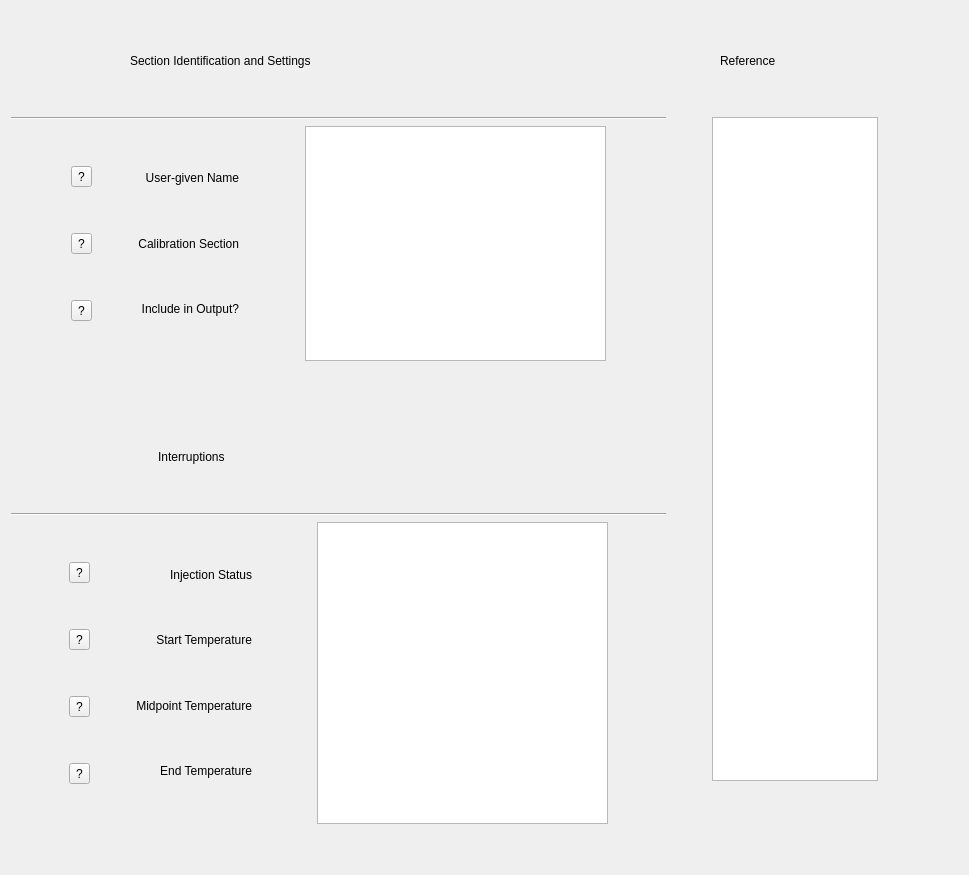
           <widget class="QWidget" name="sections_tab">
            <attribute name="title">
             <string>Section Characterization</string>
            </attribute>
            <layout class="QGridLayout" name="gridLayout_3">
             <item row="0" column="0">
              <layout class="QHBoxLayout" name="horizontalLayout_11" stretch="16,6,0">
               <item>
                <layout class="QVBoxLayout" name="verticalLayout_19">
                 <item>
                  <layout class="QVBoxLayout" name="verticalLayout_20" stretch="0,0,0,0,0,0">
                   <item>
                    <spacer name="verticalSpacer_56">
                     <property name="orientation">
                      <enum>Qt::Vertical</enum>
                     </property>
                     <property name="sizeHint" stdset="0">
                      <size>
                       <width>20</width>
                       <height>40</height>
                      </size>
                     </property>
                    </spacer>
                   </item>
                   <item>
                    <layout class="QHBoxLayout" name="horizontalLayout_12" stretch="1,0,3">
                     <item>
                      <spacer name="horizontalSpacer_30">
                       <property name="orientation">
                        <enum>Qt::Horizontal</enum>
                       </property>
                       <property name="sizeHint" stdset="0">
                        <size>
                         <width>40</width>
                         <height>20</height>
                        </size>
                       </property>
                      </spacer>
                     </item>
                     <item>
                      <widget class="QLabel" name="rig_convert_label_2">
                       <property name="text">
                        <string>Section Identification and Settings</string>
                       </property>
                      </widget>
                     </item>
                     <item>
                      <spacer name="horizontalSpacer_31">
                       <property name="orientation">
                        <enum>Qt::Horizontal</enum>
                       </property>
                       <property name="sizeHint" stdset="0">
                        <size>
                         <width>40</width>
                         <height>20</height>
                        </size>
                       </property>
                      </spacer>
                     </item>
                    </layout>
                   </item>
                   <item>
                    <spacer name="verticalSpacer_57">
                     <property name="orientation">
                      <enum>Qt::Vertical</enum>
                     </property>
                     <property name="sizeHint" stdset="0">
                      <size>
                       <width>20</width>
                       <height>40</height>
                      </size>
                     </property>
                    </spacer>
                   </item>
                   <item>
                    <widget class="Line" name="line_3">
                     <property name="orientation">
                      <enum>Qt::Horizontal</enum>
                     </property>
                    </widget>
                   </item>
                   <item>
                    <layout class="QHBoxLayout" name="horizontalLayout_27" stretch="1,0,0,1,1,5,1">
                     <item>
                      <spacer name="horizontalSpacer_77">
                       <property name="orientation">
                        <enum>Qt::Horizontal</enum>
                       </property>
                       <property name="sizeHint" stdset="0">
                        <size>
                         <width>40</width>
                         <height>20</height>
                        </size>
                       </property>
                      </spacer>
                     </item>
                     <item>
                      <layout class="QVBoxLayout" name="verticalLayout_46">
                       <item>
                        <spacer name="verticalSpacer_145">
                         <property name="orientation">
                          <enum>Qt::Vertical</enum>
                         </property>
                         <property name="sizeHint" stdset="0">
                          <size>
                           <width>20</width>
                           <height>40</height>
                          </size>
                         </property>
                        </spacer>
                       </item>
                       <item>
                        <widget class="QToolButton" name="help_key">
                         <property name="text">
                          <string>?</string>
                         </property>
                        </widget>
                       </item>
                       <item>
                        <spacer name="verticalSpacer_146">
                         <property name="orientation">
                          <enum>Qt::Vertical</enum>
                         </property>
                         <property name="sizeHint" stdset="0">
                          <size>
                           <width>20</width>
                           <height>40</height>
                          </size>
                         </property>
                        </spacer>
                       </item>
                       <item>
                        <widget class="QToolButton" name="help_cal_seg">
                         <property name="text">
                          <string>?</string>
                         </property>
                        </widget>
                       </item>
                       <item>
                        <spacer name="verticalSpacer_147">
                         <property name="orientation">
                          <enum>Qt::Vertical</enum>
                         </property>
                         <property name="sizeHint" stdset="0">
                          <size>
                           <width>20</width>
                           <height>40</height>
                          </size>
                         </property>
                        </spacer>
                       </item>
                       <item>
                        <widget class="QToolButton" name="help_auto_ind_include">
                         <property name="text">
                          <string>?</string>
                         </property>
                        </widget>
                       </item>
                       <item>
                        <spacer name="verticalSpacer_148">
                         <property name="orientation">
                          <enum>Qt::Vertical</enum>
                         </property>
                         <property name="sizeHint" stdset="0">
                          <size>
                           <width>20</width>
                           <height>40</height>
                          </size>
                         </property>
                        </spacer>
                       </item>
                      </layout>
                     </item>
                     <item>
                      <spacer name="horizontalSpacer_78">
                       <property name="orientation">
                        <enum>Qt::Horizontal</enum>
                       </property>
                       <property name="sizeHint" stdset="0">
                        <size>
                         <width>40</width>
                         <height>20</height>
                        </size>
                       </property>
                      </spacer>
                     </item>
                     <item>
                      <layout class="QVBoxLayout" name="verticalLayout_45">
                       <item>
                        <spacer name="verticalSpacer_140">
                         <property name="orientation">
                          <enum>Qt::Vertical</enum>
                         </property>
                         <property name="sizeHint" stdset="0">
                          <size>
                           <width>20</width>
                           <height>40</height>
                          </size>
                         </property>
                        </spacer>
                       </item>
                       <item>
                        <widget class="QLabel" name="key_label">
                         <property name="text">
                          <string>User-given Name</string>
                         </property>
                         <property name="alignment">
                          <set>Qt::AlignRight|Qt::AlignTrailing|Qt::AlignVCenter</set>
                         </property>
                        </widget>
                       </item>
                       <item>
                        <spacer name="verticalSpacer_141">
                         <property name="orientation">
                          <enum>Qt::Vertical</enum>
                         </property>
                         <property name="sizeHint" stdset="0">
                          <size>
                           <width>20</width>
                           <height>40</height>
                          </size>
                         </property>
                        </spacer>
                       </item>
                       <item>
                        <widget class="QLabel" name="cal_seg_label">
                         <property name="text">
                          <string>Calibration Section</string>
                         </property>
                         <property name="alignment">
                          <set>Qt::AlignRight|Qt::AlignTrailing|Qt::AlignVCenter</set>
                         </property>
                        </widget>
                       </item>
                       <item>
                        <spacer name="verticalSpacer_142">
                         <property name="orientation">
                          <enum>Qt::Vertical</enum>
                         </property>
                         <property name="sizeHint" stdset="0">
                          <size>
                           <width>20</width>
                           <height>40</height>
                          </size>
                         </property>
                        </spacer>
                       </item>
                       <item>
                        <widget class="QLabel" name="auto_ind_include_label">
                         <property name="text">
                          <string>Include in Output?</string>
                         </property>
                         <property name="alignment">
                          <set>Qt::AlignRight|Qt::AlignTrailing|Qt::AlignVCenter</set>
                         </property>
                        </widget>
                       </item>
                       <item>
                        <spacer name="verticalSpacer_143">
                         <property name="orientation">
                          <enum>Qt::Vertical</enum>
                         </property>
                         <property name="sizeHint" stdset="0">
                          <size>
                           <width>20</width>
                           <height>40</height>
                          </size>
                         </property>
                        </spacer>
                       </item>
                      </layout>
                     </item>
                     <item>
                      <spacer name="horizontalSpacer_79">
                       <property name="orientation">
                        <enum>Qt::Horizontal</enum>
                       </property>
                       <property name="sizeHint" stdset="0">
                        <size>
                         <width>40</width>
                         <height>20</height>
                        </size>
                       </property>
                      </spacer>
                     </item>
                     <item>
                      <widget class="QTableWidget" name="sections_char_table"/>
                     </item>
                     <item>
                      <spacer name="horizontalSpacer_80">
                       <property name="orientation">
                        <enum>Qt::Horizontal</enum>
                       </property>
                       <property name="sizeHint" stdset="0">
                        <size>
                         <width>40</width>
                         <height>20</height>
                        </size>
                       </property>
                      </spacer>
                     </item>
                    </layout>
                   </item>
                   <item>
                    <spacer name="verticalSpacer_66">
                     <property name="orientation">
                      <enum>Qt::Vertical</enum>
                     </property>
                     <property name="sizeHint" stdset="0">
                      <size>
                       <width>20</width>
                       <height>40</height>
                      </size>
                     </property>
                    </spacer>
                   </item>
                  </layout>
                 </item>
                 <item>
                  <layout class="QVBoxLayout" name="verticalLayout_23" stretch="0,0,0,0,1,0">
                   <item>
                    <spacer name="verticalSpacer_67">
                     <property name="orientation">
                      <enum>Qt::Vertical</enum>
                     </property>
                     <property name="sizeHint" stdset="0">
                      <size>
                       <width>20</width>
                       <height>40</height>
                      </size>
                     </property>
                    </spacer>
                   </item>
                   <item>
                    <layout class="QHBoxLayout" name="horizontalLayout_14" stretch="1,0,3">
                     <item>
                      <spacer name="horizontalSpacer_37">
                       <property name="orientation">
                        <enum>Qt::Horizontal</enum>
                       </property>
                       <property name="sizeHint" stdset="0">
                        <size>
                         <width>40</width>
                         <height>20</height>
                        </size>
                       </property>
                      </spacer>
                     </item>
                     <item>
                      <widget class="QLabel" name="convert_temp_label_5">
                       <property name="text">
                        <string>Interruptions</string>
                       </property>
                      </widget>
                     </item>
                     <item>
                      <spacer name="horizontalSpacer_38">
                       <property name="orientation">
                        <enum>Qt::Horizontal</enum>
                       </property>
                       <property name="sizeHint" stdset="0">
                        <size>
                         <width>40</width>
                         <height>20</height>
                        </size>
                       </property>
                      </spacer>
                     </item>
                    </layout>
                   </item>
                   <item>
                    <spacer name="verticalSpacer_68">
                     <property name="orientation">
                      <enum>Qt::Vertical</enum>
                     </property>
                     <property name="sizeHint" stdset="0">
                      <size>
                       <width>20</width>
                       <height>40</height>
                      </size>
                     </property>
                    </spacer>
                   </item>
                   <item>
                    <widget class="Line" name="line_4">
                     <property name="orientation">
                      <enum>Qt::Horizontal</enum>
                     </property>
                    </widget>
                   </item>
                   <item>
                    <layout class="QHBoxLayout" name="horizontalLayout_26" stretch="1,0,0,1,1,5,1">
                     <item>
                      <spacer name="horizontalSpacer_73">
                       <property name="orientation">
                        <enum>Qt::Horizontal</enum>
                       </property>
                       <property name="sizeHint" stdset="0">
                        <size>
                         <width>40</width>
                         <height>20</height>
                        </size>
                       </property>
                      </spacer>
                     </item>
                     <item>
                      <layout class="QVBoxLayout" name="verticalLayout_43">
                       <item>
                        <spacer name="verticalSpacer_134">
                         <property name="orientation">
                          <enum>Qt::Vertical</enum>
                         </property>
                         <property name="sizeHint" stdset="0">
                          <size>
                           <width>20</width>
                           <height>40</height>
                          </size>
                         </property>
                        </spacer>
                       </item>
                       <item>
                        <widget class="QToolButton" name="help_auto_ind_injection">
                         <property name="text">
                          <string>?</string>
                         </property>
                        </widget>
                       </item>
                       <item>
                        <spacer name="verticalSpacer_135">
                         <property name="orientation">
                          <enum>Qt::Vertical</enum>
                         </property>
                         <property name="sizeHint" stdset="0">
                          <size>
                           <width>20</width>
                           <height>40</height>
                          </size>
                         </property>
                        </spacer>
                       </item>
                       <item>
                        <widget class="QToolButton" name="help_startpoint">
                         <property name="text">
                          <string>?</string>
                         </property>
                        </widget>
                       </item>
                       <item>
                        <spacer name="verticalSpacer_136">
                         <property name="orientation">
                          <enum>Qt::Vertical</enum>
                         </property>
                         <property name="sizeHint" stdset="0">
                          <size>
                           <width>20</width>
                           <height>40</height>
                          </size>
                         </property>
                        </spacer>
                       </item>
                       <item>
                        <widget class="QToolButton" name="help_midpoint">
                         <property name="text">
                          <string>?</string>
                         </property>
                        </widget>
                       </item>
                       <item>
                        <spacer name="verticalSpacer_137">
                         <property name="orientation">
                          <enum>Qt::Vertical</enum>
                         </property>
                         <property name="sizeHint" stdset="0">
                          <size>
                           <width>20</width>
                           <height>40</height>
                          </size>
                         </property>
                        </spacer>
                       </item>
                       <item>
                        <widget class="QToolButton" name="help_endpoint">
                         <property name="text">
                          <string>?</string>
                         </property>
                        </widget>
                       </item>
                       <item>
                        <spacer name="verticalSpacer_138">
                         <property name="orientation">
                          <enum>Qt::Vertical</enum>
                         </property>
                         <property name="sizeHint" stdset="0">
                          <size>
                           <width>20</width>
                           <height>40</height>
                          </size>
                         </property>
                        </spacer>
                       </item>
                      </layout>
                     </item>
                     <item>
                      <spacer name="horizontalSpacer_74">
                       <property name="orientation">
                        <enum>Qt::Horizontal</enum>
                       </property>
                       <property name="sizeHint" stdset="0">
                        <size>
                         <width>40</width>
                         <height>20</height>
                        </size>
                       </property>
                      </spacer>
                     </item>
                     <item>
                      <layout class="QVBoxLayout" name="verticalLayout_42">
                       <item>
                        <spacer name="verticalSpacer_128">
                         <property name="orientation">
                          <enum>Qt::Vertical</enum>
                         </property>
                         <property name="sizeHint" stdset="0">
                          <size>
                           <width>20</width>
                           <height>40</height>
                          </size>
                         </property>
                        </spacer>
                       </item>
                       <item>
                        <widget class="QLabel" name="auto_ind_injection_label">
                         <property name="text">
                          <string>Injection Status</string>
                         </property>
                         <property name="alignment">
                          <set>Qt::AlignRight|Qt::AlignTrailing|Qt::AlignVCenter</set>
                         </property>
                        </widget>
                       </item>
                       <item>
                        <spacer name="verticalSpacer_129">
                         <property name="orientation">
                          <enum>Qt::Vertical</enum>
                         </property>
                         <property name="sizeHint" stdset="0">
                          <size>
                           <width>20</width>
                           <height>40</height>
                          </size>
                         </property>
                        </spacer>
                       </item>
                       <item>
                        <widget class="QLabel" name="startpoint_label">
                         <property name="text">
                          <string>Start Temperature</string>
                         </property>
                         <property name="alignment">
                          <set>Qt::AlignRight|Qt::AlignTrailing|Qt::AlignVCenter</set>
                         </property>
                        </widget>
                       </item>
                       <item>
                        <spacer name="verticalSpacer_131">
                         <property name="orientation">
                          <enum>Qt::Vertical</enum>
                         </property>
                         <property name="sizeHint" stdset="0">
                          <size>
                           <width>20</width>
                           <height>40</height>
                          </size>
                         </property>
                        </spacer>
                       </item>
                       <item>
                        <widget class="QLabel" name="midpoint_label">
                         <property name="text">
                          <string>Midpoint Temperature</string>
                         </property>
                         <property name="alignment">
                          <set>Qt::AlignRight|Qt::AlignTrailing|Qt::AlignVCenter</set>
                         </property>
                        </widget>
                       </item>
                       <item>
                        <spacer name="verticalSpacer_132">
                         <property name="orientation">
                          <enum>Qt::Vertical</enum>
                         </property>
                         <property name="sizeHint" stdset="0">
                          <size>
                           <width>20</width>
                           <height>40</height>
                          </size>
                         </property>
                        </spacer>
                       </item>
                       <item>
                        <widget class="QLabel" name="endpoint_label">
                         <property name="text">
                          <string>End Temperature</string>
                         </property>
                         <property name="alignment">
                          <set>Qt::AlignRight|Qt::AlignTrailing|Qt::AlignVCenter</set>
                         </property>
                        </widget>
                       </item>
                       <item>
                        <spacer name="verticalSpacer_133">
                         <property name="orientation">
                          <enum>Qt::Vertical</enum>
                         </property>
                         <property name="sizeHint" stdset="0">
                          <size>
                           <width>20</width>
                           <height>40</height>
                          </size>
                         </property>
                        </spacer>
                       </item>
                      </layout>
                     </item>
                     <item>
                      <spacer name="horizontalSpacer_75">
                       <property name="orientation">
                        <enum>Qt::Horizontal</enum>
                       </property>
                       <property name="sizeHint" stdset="0">
                        <size>
                         <width>40</width>
                         <height>20</height>
                        </size>
                       </property>
                      </spacer>
                     </item>
                     <item>
                      <widget class="QTableWidget" name="sections_spec_table"/>
                     </item>
                     <item>
                      <spacer name="horizontalSpacer_76">
                       <property name="orientation">
                        <enum>Qt::Horizontal</enum>
                       </property>
                       <property name="sizeHint" stdset="0">
                        <size>
                         <width>40</width>
                         <height>20</height>
                        </size>
                       </property>
                      </spacer>
                     </item>
                    </layout>
                   </item>
                   <item>
                    <spacer name="verticalSpacer_85">
                     <property name="orientation">
                      <enum>Qt::Vertical</enum>
                     </property>
                     <property name="sizeHint" stdset="0">
                      <size>
                       <width>20</width>
                       <height>40</height>
                      </size>
                     </property>
                    </spacer>
                   </item>
                  </layout>
                 </item>
                </layout>
               </item>
               <item>
                <layout class="QVBoxLayout" name="verticalLayout_28" stretch="0,0,0,8,1">
                 <item>
                  <spacer name="verticalSpacer_86">
                   <property name="orientation">
                    <enum>Qt::Vertical</enum>
                   </property>
                   <property name="sizeHint" stdset="0">
                    <size>
                     <width>20</width>
                     <height>40</height>
                    </size>
                   </property>
                  </spacer>
                 </item>
                 <item>
                  <layout class="QHBoxLayout" name="horizontalLayout_16" stretch="1,0,3">
                   <item>
                    <spacer name="horizontalSpacer_45">
                     <property name="orientation">
                      <enum>Qt::Horizontal</enum>
                     </property>
                     <property name="sizeHint" stdset="0">
                      <size>
                       <width>40</width>
                       <height>20</height>
                      </size>
                     </property>
                    </spacer>
                   </item>
                   <item>
                    <widget class="QLabel" name="label_3">
                     <property name="text">
                      <string>Reference</string>
                     </property>
                    </widget>
                   </item>
                   <item>
                    <spacer name="horizontalSpacer_46">
                     <property name="orientation">
                      <enum>Qt::Horizontal</enum>
                     </property>
                     <property name="sizeHint" stdset="0">
                      <size>
                       <width>40</width>
                       <height>20</height>
                      </size>
                     </property>
                    </spacer>
                   </item>
                  </layout>
                 </item>
                 <item>
                  <spacer name="verticalSpacer_87">
                   <property name="orientation">
                    <enum>Qt::Vertical</enum>
                   </property>
                   <property name="sizeHint" stdset="0">
                    <size>
                     <width>20</width>
                     <height>40</height>
                    </size>
                   </property>
                  </spacer>
                 </item>
                 <item>
                  <layout class="QHBoxLayout" name="horizontalLayout_17" stretch="0,6,0">
                   <item>
                    <spacer name="horizontalSpacer_47">
                     <property name="orientation">
                      <enum>Qt::Horizontal</enum>
                     </property>
                     <property name="sizeHint" stdset="0">
                      <size>
                       <width>40</width>
                       <height>20</height>
                      </size>
                     </property>
                    </spacer>
                   </item>
                   <item>
                    <widget class="QTextBrowser" name="sections_reference">
                     <property name="font">
                      <font>
                       <pointsize>12</pointsize>
                      </font>
                     </property>
                    </widget>
                   </item>
                   <item>
                    <spacer name="horizontalSpacer_48">
                     <property name="orientation">
                      <enum>Qt::Horizontal</enum>
                     </property>
                     <property name="sizeHint" stdset="0">
                      <size>
                       <width>40</width>
                       <height>20</height>
                      </size>
                     </property>
                    </spacer>
                   </item>
                  </layout>
                 </item>
                 <item>
                  <spacer name="verticalSpacer_88">
                   <property name="orientation">
                    <enum>Qt::Vertical</enum>
                   </property>
                   <property name="sizeHint" stdset="0">
                    <size>
                     <width>20</width>
                     <height>40</height>
                    </size>
                   </property>
                  </spacer>
                 </item>
                </layout>
               </item>
               <item>
                <spacer name="horizontalSpacer_49">
                 <property name="orientation">
                  <enum>Qt::Horizontal</enum>
                 </property>
                 <property name="sizeHint" stdset="0">
                  <size>
                   <width>40</width>
                   <height>20</height>
                  </size>
                 </property>
                </spacer>
               </item>
              </layout>
             </item>
            </layout>
           </widget>
